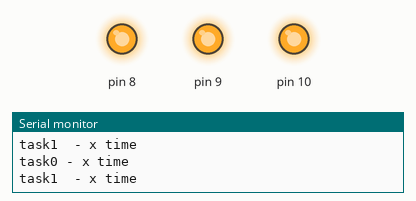
Simulated run of this sketch. Board: Arduino Uno, built with avr-gcc and run on an emulated ATmega328P. Parts: output pins drawn as LEDs (lit = HIGH), the last lines printed to the serial monitor.

Above: at 0.15 s.
At 6.92 s:
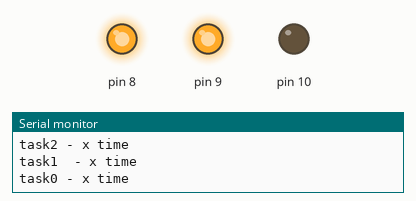
At 13.34 s:
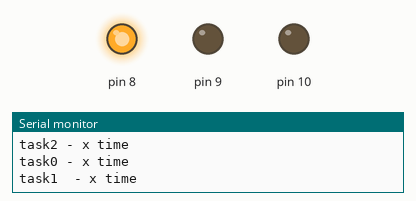
At 21.0 s:
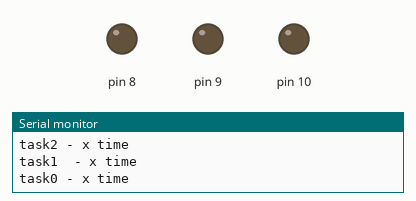
At 29.4 s:
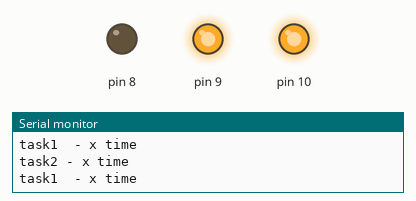
At 39.0 s:
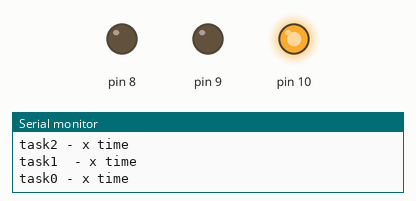
Timing chart, 0 to 39.3 s (numbered marks = the images above):
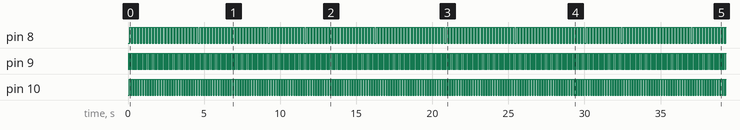

The sketch:

atmega328P_timerCTC.ino
```cpp
/*  Codigo de ejemplo para utilizar el timer en modo CTC
  Ejercicio: cambiar la x time por el tiempo correspondiente.
  Fecha de entrega 31/8/2023
*/
#include "timer2.h"
led_state_t led1 = {
  8  ,LOW
} ;
led_state_t led2 =  {
  9  ,LOW

};
led_state_t led3  {
  10  ,LOW
};

static uint16_t sistyck[3] = {0,0,0} ;


void setup() {
  Serial.begin(9600) ; /// iniciio de comunicacion UART.
  initport(led1) ;
  initport(led2) ;
  initport(led3) ;

  SREG = (SREG & 0b01111111); // deshabilito interrupciones globales
  TCNT2 = 0 ;
  TIMSK2 = TIMSK2 | 0b00000010 ; //
  TCCR2A = 0b00000010;
  TCCR2B = 0b00000100; // 250 khZ n= 249
  OCR2A = 249;         //valor de comparacion
  SREG = (SREG & 0b01111111) | 0b10000000 ;// habilito interrupciones globales
  Serial.println("inicio de programa") ;

}


void loop() {
  if (sistyck[0] >= 100){
    Serial.println("task0 - x time") ;
    led1.state = led1.state == LOW ?HIGH:LOW ;
    setStateLed(led1) ;

    sistyck[0] = 0 ;
  }
  if (sistyck[1] >= 45){
    Serial.println("task1  - x time") ;
    led2.state = led2.state == LOW ?HIGH:LOW ;
    setStateLed(led2) ;
    sistyck[1] = 0 ;
  }
  if (sistyck[2] >= 80){
    Serial.println("task2 - x time") ;
    led3.state = led3.state == LOW ?HIGH:LOW ;
    setStateLed(led3) ;
    sistyck[2] = 0 ;
  }

}


ISR(TIMER2_COMPA_vect){
  sistyck[0]++ ;
  sistyck[1]++ ;
  sistyck[2]++ ;
}
```

timer2.cpp
```cpp
#include <Arduino.h>
#include "timer2.h"


void initport(led_state_t led){
  pinMode(led.number_led, OUTPUT) ;
  setStateLed(led) ;
}

void setStateLed(led_state_t led){
  digitalWrite(led.number_led, led.state) ;
}
```

timer2.h
```cpp
#include <Arduino.h>


typedef struct{
  uint8_t number_led ;
  uint8_t state ;
}led_state_t;


void setStateLed(led_state_t leds);
void initport(led_state_t led) ; 
```

Measured:
- by itself, pin 8: alternates HIGH for 0.10 s and LOW for 0.10 s
- by itself, pin 9: alternates HIGH for 0.04 s and LOW for 0.04 s
- by itself, pin 10: alternates HIGH for 0.08 s and LOW for 0.08 s
